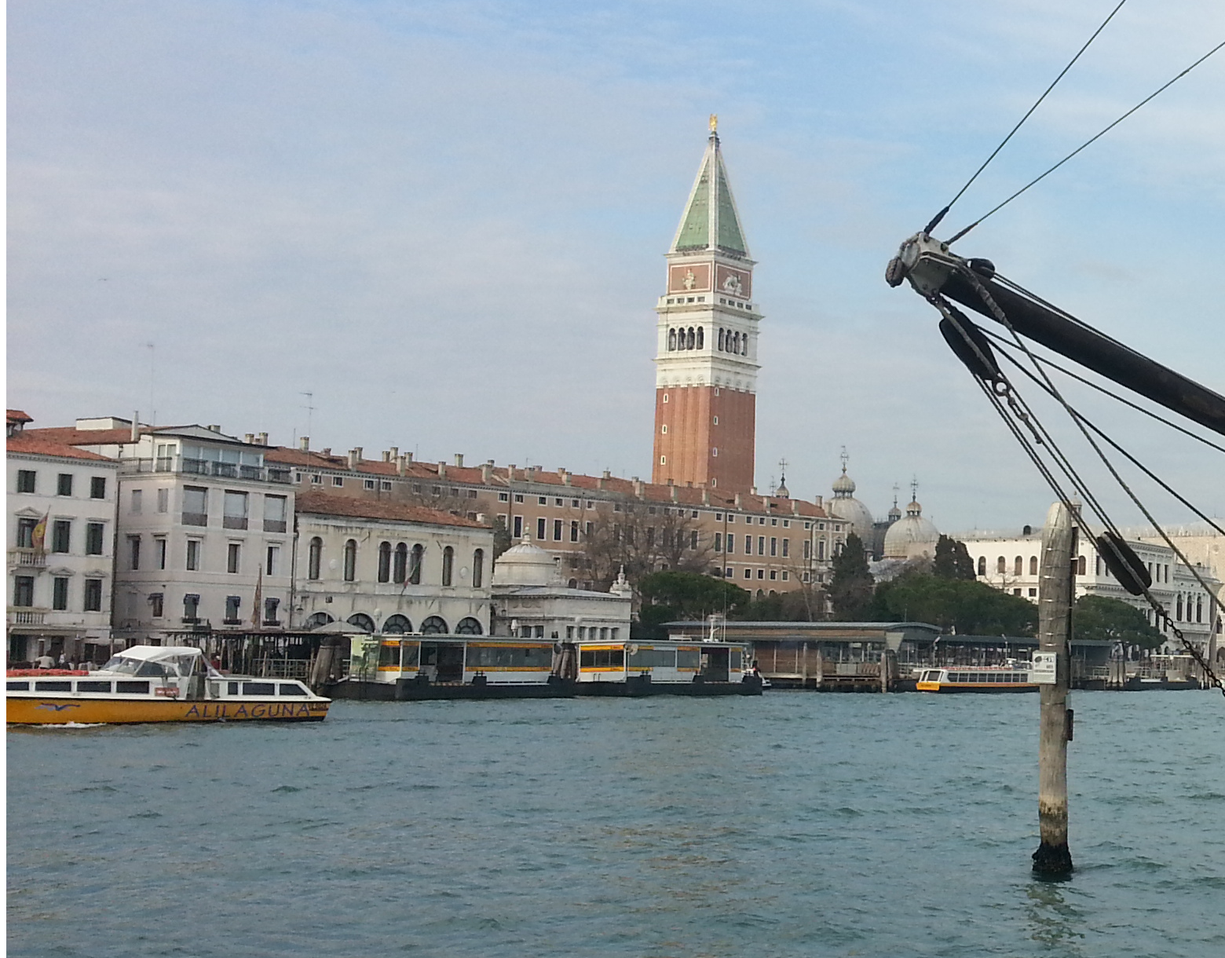
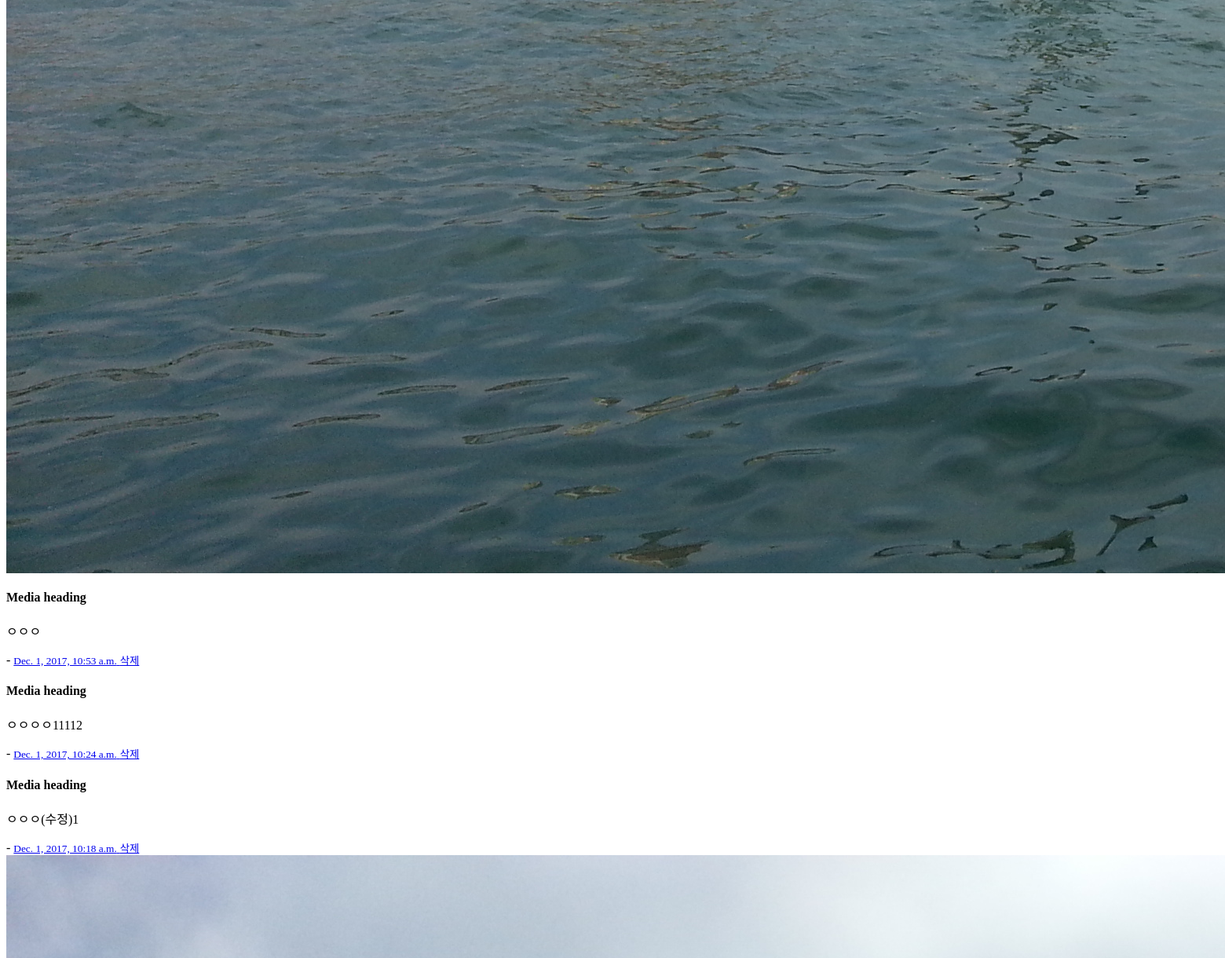
Before: /10/comments/ (middle part) with the older database file (2 pictures, top to bottom).
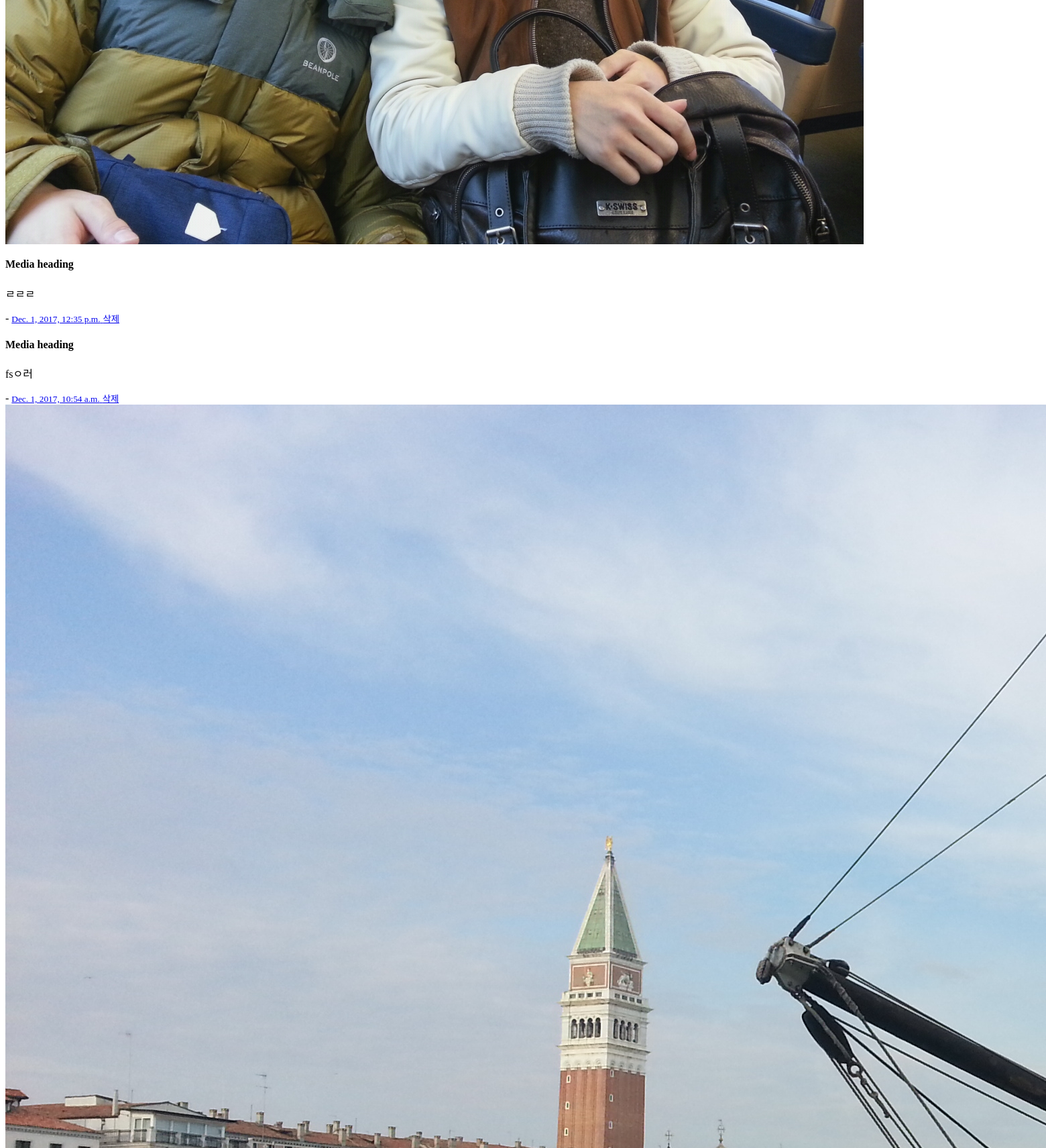
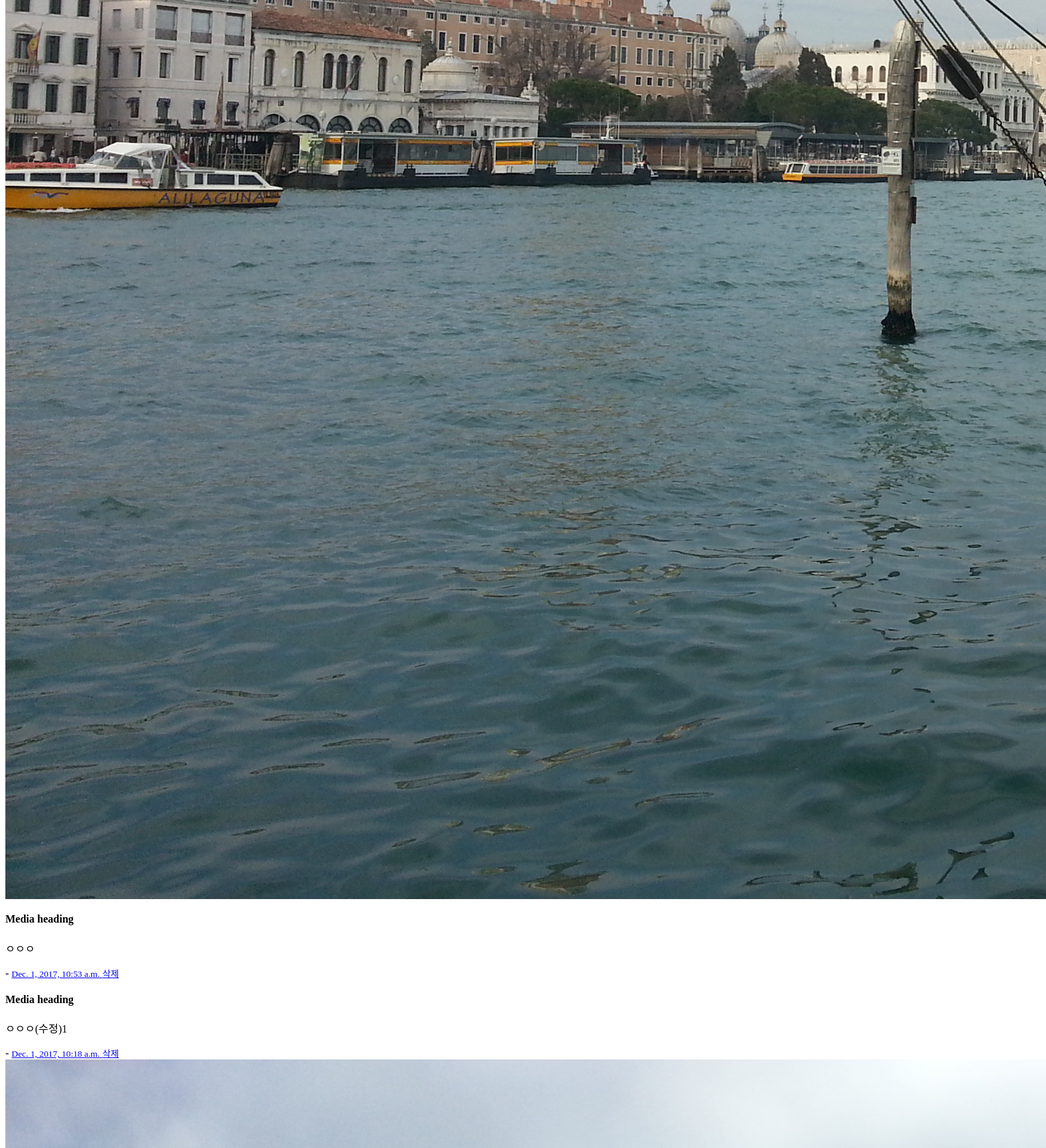
After: the same page with the newer database file (2 pictures, top to bottom).
### blog/models.py (models this page shows)
class Comment(models.Model):
    post = models.ForeignKey(Post)
    message = models.TextField()
    photo = models.ImageField(blank=True)
    created_at = models.DateTimeField(auto_now_add=True)
    updated_at = models.DateTimeField(auto_now=True)
    class Meta:
        ordering=['-id']

### blog/views.py (the view)
class CommentListView(ListView):
    model = Comment
    def get_queryset(self):
        qs = super().get_queryset()
        qs = qs.filter(post__id = self.kwargs['post_pk'])
        latest_comment_id = self.request.GET.get('latest_comment_id', None)
        if latest_comment_id:
            qs = qs.filter(id__gt = latest_comment_id)
        return qs

### blog/templates/blog/comment_list.html
{% for comment in comment_list %}
    {% include "blog/_comment.html" %}
{% endfor %}

### blog/templates/blog/_comment.html
{% load thumbnail %}
<div id="comment-{{ comment.pk }}" class="media comment" data-comment-id="{{ comment.pk }}">
    {% if comment.photo %}
        <div class="media-left">
            <a href="#">
                <img src="{% thumbnail comment.photo 100x100 crop %}" alt="" class="media-object">
            </a>
        </div>
    {% endif %}
    <div class="media-body">
        <h4 class="media-heading">Media heading</h4>
        <p>{{ comment.message }}</p>
        &dash;
        <a href="{% url "blog:comment_edit" comment.post.pk comment.pk %}" class="comment-form-btn" data-target-id="comment-{{ comment.pk }}">
            <small>{{ comment.updated_at }}</small>
        </a>
        <a href="{% url "blog:comment_delete" comment.post.pk comment.pk %}" class="ajax-post-confirm" data-target-id="comment-{{ comment.pk }}" data-message="삭제하시겠습니까?">
            <small>삭제</small>
        </a>
    </div>
</div>

Changed rows visible on the page:
removed Comment: message "ㅇㅇㅇㅇ11112", updated_at "Dec. 1, 2017, 10:24 a.m."
added Comment: photo (picture), message "ㄹㄹㄹ", updated_at "Dec. 1, 2017, 12:35 p.m."
now on this page (row unchanged): Comment: message "fsㅇ러", updated_at "Dec. 1, 2017, 10:54 a.m."
